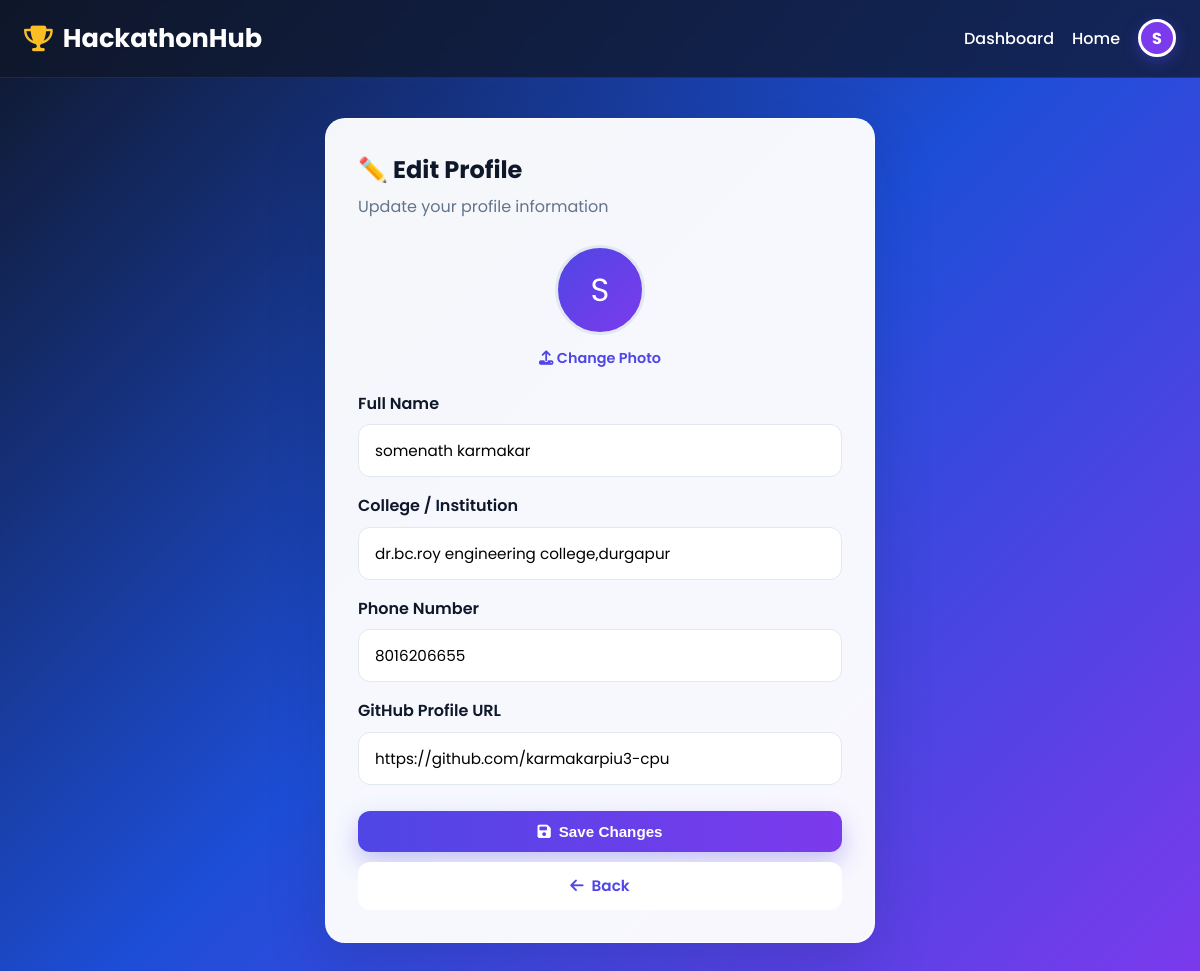
Screenshot of /edit_profile (signed in) with the database file from the repository.
### tables this page shows
CREATE TABLE users (
        id INTEGER PRIMARY KEY AUTOINCREMENT,
        name TEXT NOT NULL,
        email TEXT UNIQUE NOT NULL,
        password TEXT NOT NULL,
        role TEXT NOT NULL DEFAULT 'participant',
        college TEXT,
        phone TEXT,
        github_profile TEXT,
        avatar TEXT
    );

### app.py (the view, shortened to what this page needs)
@app.route('/edit_profile', methods=['GET', 'POST'])
def edit_profile():
    if 'user_id' not in session:
        return redirect('/login')
    conn = get_db_connection()
    user = conn.execute("SELECT * FROM users WHERE id = ?", (session['user_id'],)).fetchone()
    conn.close()
    return render_template('edit_profile.html', user=user)

### app.py (called while the page is built)
def get_db_connection():
    conn = sqlite3.connect(DATABASE)
    conn.row_factory = sqlite3.Row
    return conn

### templates/edit_profile.html (shortened to what this page needs)
{% extends 'base.html' %}
{% block content %}
<div class="auth-card" style="max-width: 550px;">
    <h2 style="margin-bottom: 5px;">✏️ Edit Profile</h2>
    <p style="margin-bottom: 25px;">Update your profile information</p>
    <form method="POST" enctype="multipart/form-data">
        <div style="text-align: center; margin-bottom: 20px;">
            <div id="avatarPreview" style="
                width: 90px; height: 90px; border-radius: 50%;
                background: linear-gradient(135deg, #4f46e5, #7c3aed);
                margin: 0 auto 10px; display: flex;
                align-items: center; justify-content: center;
                font-size: 2rem; color: white; overflow: hidden;
                border: 3px solid #e2e8f0;
            ">
                {% if user['avatar'] %}
                    <img src="/uploads/avatars/{{ user['avatar'] }}"
                         style="width:100%; height:100%; object-fit:cover;">
                {% else %}
                    {{ user['name'][0] | upper }}
                {% endif %}
            </div>
            <label for="avatar" style="cursor: pointer; color: #4f46e5; font-size: 0.9rem;">
                <i class="fa-solid fa-upload"></i> Change Photo
            </label>
        </div>
        <label>Full Name</label>
        <input type="text" name="name" value="{{ user['name'] }}" required>
        <label>College / Institution</label>
        <input type="text" name="college" value="{{ user['college'] or '' }}"
               placeholder="e.g. IIT Delhi">
        <label>Phone Number</label>
        <input type="tel" name="phone" value="{{ user['phone'] or '' }}"
               placeholder="e.g. 9876543210">
        <label>GitHub Profile URL</label>
        <input type="url" name="github_profile"
               value="{{ user['github_profile'] or '' }}"
               placeholder="https://github.com/yourusername">
        <button type="submit" class="btn-primary full-width" style="margin-top: 10px;">
            <i class="fa-solid fa-floppy-disk"></i>
            Save Changes
        </button>
        <a href="/dashboard" class="btn-secondary full-width"
           style="margin-top: 10px; text-align: center;">
            <i class="fa-solid fa-arrow-left"></i> Back
        </a>
    </form>
</div>
{% endblock %}

### static/css/style.css (style rules this page uses)
* { margin: 0; padding: 0; box-sizing: border-box; }
:root { --primary: #4f46e5; --secondary: #7c3aed; --accent: #06b6d4; --success: #10b981; --danger: #ef4444; --dark: #0f172a; --dark-2: #1e293b; --text: #0f172a; --muted: #64748b; --white: #ffffff; --border: #e2e8f0; --shadow: 0 20px 60px rgba(15, 23, 42, 0.15); --radius: 20px; }
html { scroll-behavior: smooth; }
body { font-family: 'Poppins', sans-serif; background: linear-gradient(135deg, #0f172a 0%, #1d4ed8 50%, #7c3aed 100%); min-height: 100vh; color: var(--text); line-height: 1.6; }
.btn-primary, .btn-secondary, .btn-nav, button { display: inline-flex; align-items: center; justify-content: center; gap: 8px; padding: 12px 24px; border-radius: 12px; border: none; cursor: pointer; text-decoration: none; font-weight: 600; font-size: 0.95rem; transition: all 0.3s ease; }
.btn-primary, .btn-nav, button { background: linear-gradient(90deg, var(--primary), var(--secondary)); color: white; box-shadow: 0 10px 25px rgba(79, 70, 229, 0.3); }
.btn-secondary { background: white; color: var(--primary); }
.full-width { width: 100%; }
.card, .auth-card, .hero-text, .hero-card, .stat-card { background: rgba(255, 255, 255, 0.96); border-radius: var(--radius); padding: 32px; box-shadow: var(--shadow); border: 1px solid rgba(255, 255, 255, 0.7); transition: all 0.3s ease; }
.auth-card { max-width: 480px; margin: 40px auto; }
h1, h2, h3 { color: var(--text); margin-bottom: 12px; }
p { color: var(--muted); }
a { color: var(--primary); }
input, textarea, select { width: 100%; padding: 14px 16px; margin: 8px 0 16px; border: 1px solid var(--border); border-radius: 12px; outline: none; font-size: 0.95rem; font-family: inherit; transition: 0.3s; background: white; }
label { font-weight: 600; color: var(--text); }

### rows the page displays
users: name "S", name "somenath karmakar", college "dr.bc.roy engineering college,durgapur", phone "8016206655", github_profile "https://github.com/karmakarpiu3-cpu"

### other values shown
{{ session['name'][0] | upper }} "S"
